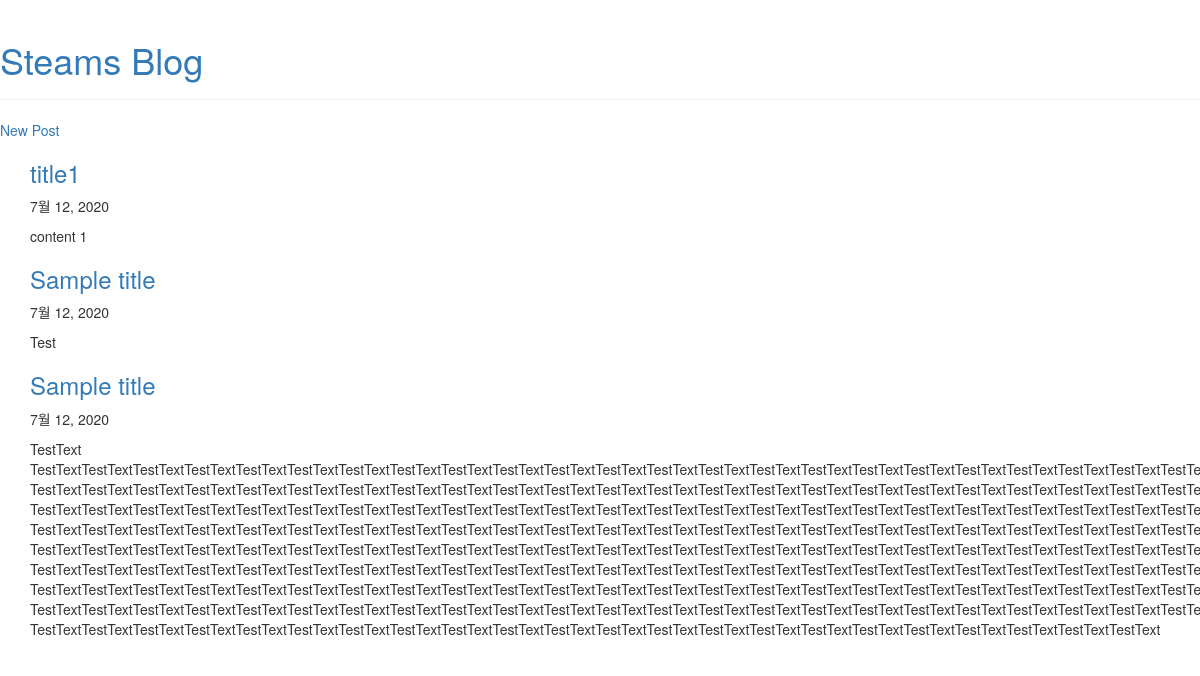
Before: / with the older database file.
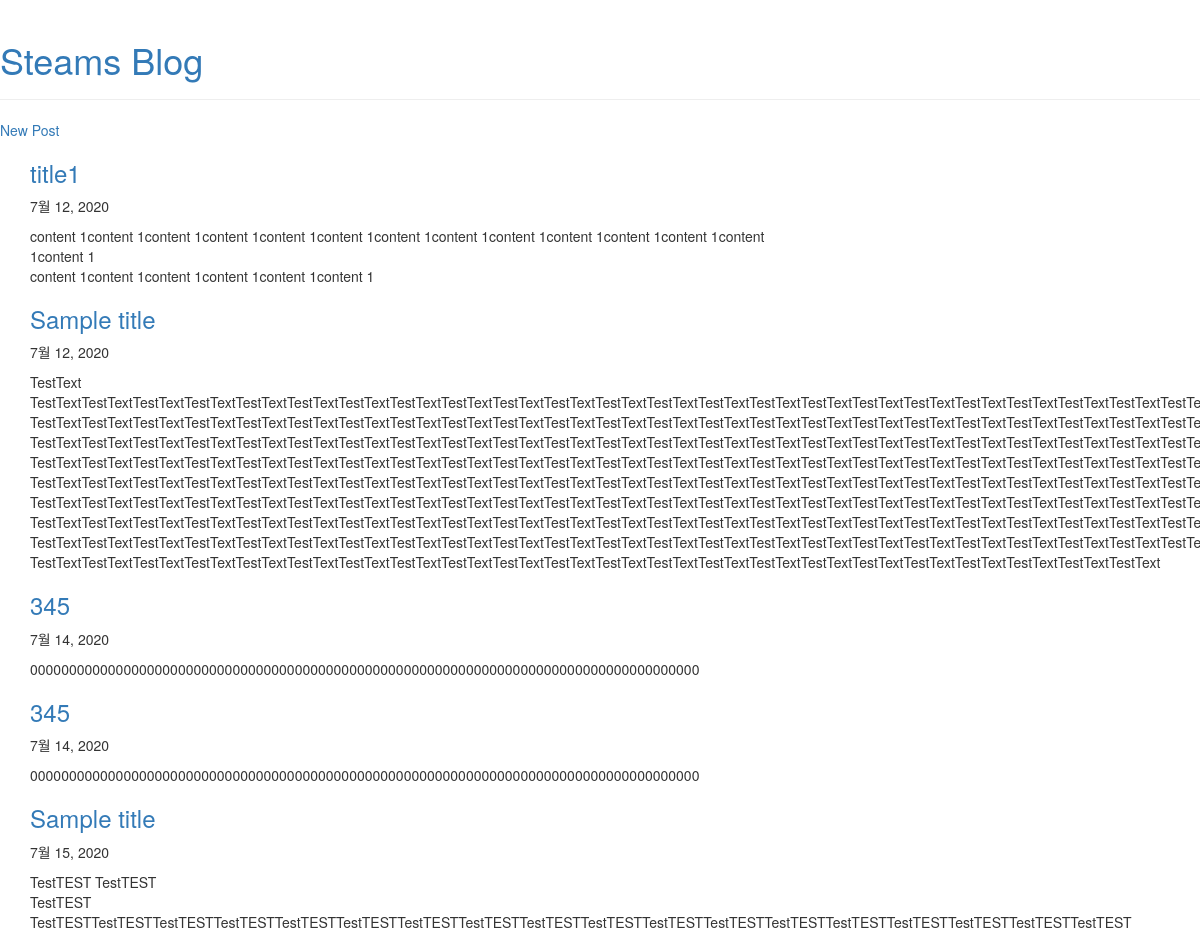
After: the same page with the newer database file.
### blog/models.py (models this page shows, shortened)
class Post(models.Model):
    author = models.ForeignKey(settings.AUTH_USER_MODEL, on_delete=models.CASCADE, default='', null=True)
    title = models.CharField(verbose_name='TITLE',max_length=100)
    content = models.TextField('CONTENT',default='')
    pub_date = models.DateTimeField('PUBLISH DATA',default = timezone.now)
    mod_date = models.DateTimeField('MODIFY DATE',auto_now=True)

### blog/views.py (the view)
# urls.py: path('', views.PostLV, name='post_list'),
def PostLV(request):
    posts=Post.objects.filter(pub_date__lte=timezone.now()).order_by('pub_date')
    return render(request,'templates/blog/post_list.html',{'posts':posts})

### templates/blog/post_list.html
{% extends 'blog/base.html' %}
{% load static %}
{% block content %}
        {% for post in posts %}
        <div class="title">
            <h3><a href="{% url 'blog:PostDV' pk=post.pk %}">{{post.title}}</a></h3>
        </div><div class="date">
            <p>{{post.pub_date | date:"N d, Y"}}</p>
        </div><div class="content">
            <p>{{post.content|linebreaksbr}}</p>
        </div>
        {% endfor %}
{% endblock %}

### templates/blog/base.html (shortened to what this page needs)
{% load static %}
<head>
    <link rel="stylesheet" href="//maxcdn.bootstrapcdn.com/bootstrap/3.2.0/css/bootstrap.min.css">
    <link rel="stylesheet" href="//maxcdn.bootstrapcdn.com/bootstrap/3.2.0/css/bootstrap-theme.min.css">
</head>
<body>
    <div class="page-header">
        <h1><a href="/">Steams Blog</a></h1>
    </div>
    <a href="{% url 'blog:PostN' %}" class="top-menu">New Post</a>
    <div class="content container">
        <div class="row">
            <div class="col-md-8">
                {% block content%}
                {% endblock %}
            </div>
        </div>
    </div>
</body>

Changed rows visible on the page:
changed Post "title1": content "content 1" → "content 1content 1content 1content 1content 1content 1content 1content 1content 1content 1content 1content 1content 1content 1 content 1content 1content 1content 1content 1content 1"
shown differently, row unchanged: Post "TestText": moves up the list
added Post: title "345", pub_date "7월 14, 2020", content "00000000000000000000000000000000000000000000000000000000000000000000000000000000000000"
added Post: title "345", pub_date "7월 14, 2020", content "00000000000000000000000000000000000000000000000000000000000000000000000000000000000000"
changed Post: pub_date "7월 12, 2020" → "7월 15, 2020"; content "Test" → "TestTEST TestTEST TestTEST TestTESTTestTESTTestTESTTestTESTTestTESTTestTESTTestTESTTestTESTTestTESTTestTESTTestTESTTestTESTTestTESTTestTESTTestTESTTestTESTTestTESTTestTEST"
